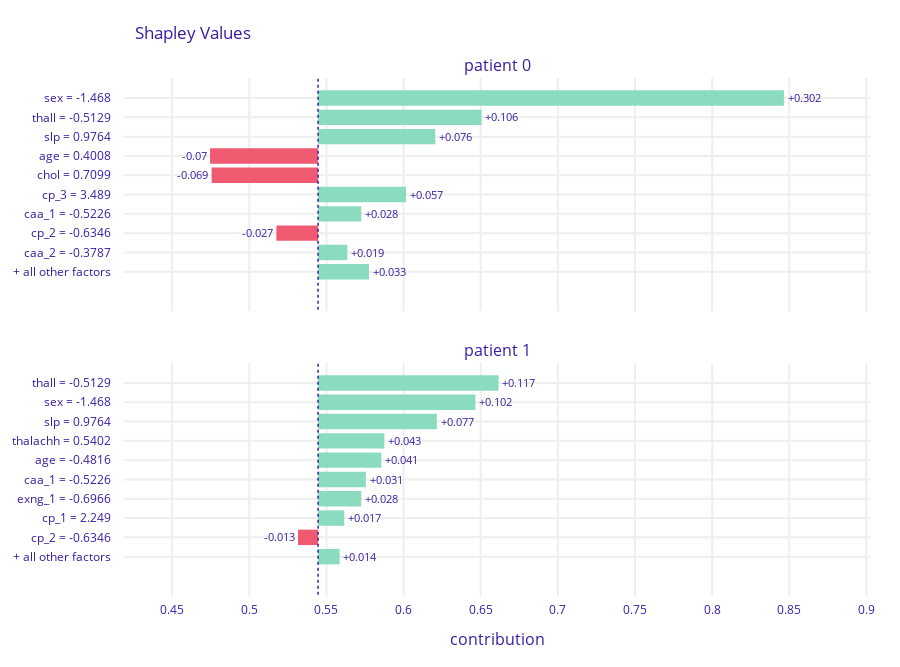

Notebook source saved alongside this figure:
### Markdown cell above
## A.3 + A.4 + A.5
Results presented in all A3, A4 and A5 tasks. Corresponding plots are created with dalex and shap.

### Code cell
shap_attributions = [explainer.predict_parts(patients.iloc[[i]], type="shap", label=f'patient {i}') for i in range(patients.shape[0])]
shap_attributions[0].plot(shap_attributions[1::])

### Figure 1 — Plotly figure (JSON) as saved in the notebook; plotly's stock layout.template omitted (floating-point values rounded to 4 significant figures)
{"data": [{"base": 0.5446, "hoverinfo": "text", "hoverlabel": {"bgcolor": "rgba(0,0,0,0.8)"}, "hovertext": ["Average response: 0.545<br>Prediction: 1<br>sex = -1.468<br>increases average response <br>by 0.302", "Average response: 0.545<br>Prediction: 1<br>thall = -0.5129<br>increases average response <br>by 0.106", "Average response: 0.545<br>Prediction: 1<br>slp = 0.9764<br>increases average response <br>by 0.076", "Average response: 0.545<br>Prediction: 1<br>age = 0.4008<br>decreases average response <br>by 0.07", "Average response: 0.545<br>Prediction: 1<br>chol = 0.7099<br>decreases average response <br>by 0.069", "Average response: 0.545<br>Prediction: 1<br>cp_3 = 3.489<br>increases average response <br>by 0.057", "Average response: 0.545<br>Prediction: 1<br>caa_1 = -0.5226<br>increases average response <br>by 0.028", "Average response: 0.545<br>Prediction: 1<br>cp_2 = -0.6346<br>decreases average response <br>by 0.027", "Average response: 0.545<br>Prediction: 1<br>caa_2 = -0.3787<br>increases average response <br>by 0.019", "Average response: 0.545<br>Prediction: 1<br>+ all other factors<br>increases average response <br>by 0.033"], "marker": {"color": ["#8bdcbe", "#8bdcbe", "#8bdcbe", "#f05a71", "#f05a71", "#8bdcbe", "#8bdcbe", "#f05a71", "#8bdcbe", "#8bdcbe"]}, "orientation": "h", "showlegend": false, "text": ["+0.302", "+0.106", "+0.076", "-0.07", "-0.069", "+0.057", "+0.028", "-0.027", "+0.019", "+0.033"], "textposition": "outside", "x": [0.302, 0.106, 0.076, -0.07, -0.069, 0.057, 0.028, -0.027, 0.019, 0.033], "y": ["sex = -1.468", "thall = -0.5129", "slp = 0.9764", "age = 0.4008", "chol = 0.7099", "cp_3 = 3.489", "caa_1 = -0.5226", "cp_2 = -0.6346", "caa_2 = -0.3787", "+ all other factors"], "type": "bar", "xaxis": "x", "yaxis": "y"}, {"base": 0.5446, "hoverinfo": "text", "hoverlabel": {"bgcolor": "rgba(0,0,0,0.8)"}, "hovertext": ["Average response: 0.545<br>Prediction: 1<br>thall = -0.5129<br>increases average response <br>by 0.117", "Average response: 0.545<br>Prediction: 1<br>sex = -1.468<br>increases average response <br>by 0.102", "Average response: 0.545<br>Prediction: 1<br>slp = 0.9764<br>increases average response <br>by 0.077", "Average response: 0.545<br>Prediction: 1<br>thalachh = 0.5402<br>increases average response <br>by 0.043", "Average response: 0.545<br>Prediction: 1<br>age = -0.4816<br>increases average response <br>by 0.041", "Average response: 0.545<br>Prediction: 1<br>caa_1 = -0.5226<br>increases average response <br>by 0.031", "Average response: 0.545<br>Prediction: 1<br>exng_1 = -0.6966<br>increases average response <br>by 0.028", "Average response: 0.545<br>Prediction: 1<br>cp_1 = 2.249<br>increases average response <br>by 0.017", "Average response: 0.545<br>Prediction: 1<br>cp_2 = -0.6346<br>decreases average response <br>by 0.013", "Average response: 0.545<br>Prediction: 1<br>+ all other factors<br>increases average response <br>by 0.014"], "marker": {"color": ["#8bdcbe", "#8bdcbe", "#8bdcbe", "#8bdcbe", "#8bdcbe", "#8bdcbe", "#8bdcbe", "#8bdcbe", "#f05a71", "#8bdcbe"]}, "orientation": "h", "showlegend": false, "text": ["+0.117", "+0.102", "+0.077", "+0.043", "+0.041", "+0.031", "+0.028", "+0.017", "-0.013", "+0.014"], "textposition": "outside", "x": [0.117, 0.102, 0.077, 0.043, 0.041, 0.031, 0.028, 0.017, -0.013, 0.014], "y": ["thall = -0.5129", "sex = -1.468", "slp = 0.9764", "thalachh = 0.5402", "age = -0.4816", "caa_1 = -0.5226", "exng_1 = -0.6966", "cp_1 = 2.249", "cp_2 = -0.6346", "+ all other factors"], "type": "bar", "xaxis": "x2", "yaxis": "y2"}], "layout": {"xaxis": {"anchor": "y", "domain": [0.0, 1.0], "matches": "x2", "showticklabels": false, "type": "linear", "gridwidth": 2, "zeroline": false, "automargin": true, "ticks": "outside", "tickcolor": "white", "ticklen": 3, "fixedrange": true, "range": [0.4188, 0.9024]}, "yaxis": {"anchor": "x", "domain": [0.55, 1.0], "type": "category", "autorange": "reversed", "gridwidth": 2, "automargin": true, "ticks": "outside", "tickcolor": "white", "ticklen": 10, "fixedrange": true}, "xaxis2": {"anchor": "y2", "domain": [0.0, 1.0], "type": "linear", "gridwidth": 2, "zeroline": false, "automargin": true, "ticks": "outside", "tickcolor": "white", "ticklen": 3, "fixedrange": true, "range": [0.4188, 0.9024]}, "yaxis2": {"anchor": "x2", "domain": [0.0, 0.45], "type": "category", "autorange": "reversed", "gridwidth": 2, "automargin": true, "ticks": "outside", "tickcolor": "white", "ticklen": 10, "fixedrange": true}, "annotations": [{"font": {"size": 16}, "showarrow": false, "text": "patient 0", "x": 0.5, "xanchor": "center", "xref": "paper", "y": 1.0, "yanchor": "bottom", "yref": "paper"}, {"font": {"size": 16}, "showarrow": false, "text": "patient 1", "x": 0.5, "xanchor": "center", "xref": "paper", "y": 0.45, "yanchor": "bottom", "yref": "paper"}, {"font": {"size": 16}, "showarrow": false, "text": "contribution", "x": 0.5, "xanchor": "center", "xref": "paper", "y": 0, "yanchor": "top", "yref": "paper", "yshift": -30}], "shapes": [{"line": {"color": "#371ea3", "dash": "dot", "width": 1.5}, "type": "line", "x0": 0.5446, "x1": 0.5446, "xref": "x", "y0": -1, "y1": 11, "yref": "y"}, {"line": {"color": "#371ea3", "dash": "dot", "width": 1.5}, "type": "line", "x0": 0.5446, "x1": 0.5446, "xref": "x2", "y0": -1, "y1": 11, "yref": "y2"}], "title": {"text": "Shapley Values", "x": 0.15}, "font": {"color": "#371ea3"}, "margin": {"t": 78, "b": 71, "r": 30}, "height": 667.0}}
